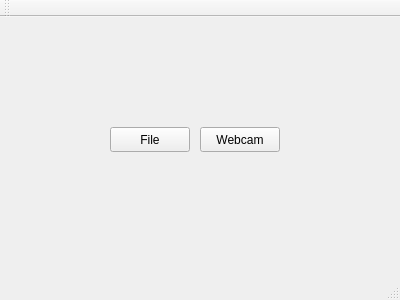
<?xml version="1.0" encoding="UTF-8"?>
<ui version="4.0">
 <class>MainWindow</class>
 <widget class="QMainWindow" name="MainWindow">
  <property name="geometry">
   <rect>
    <x>0</x>
    <y>0</y>
    <width>400</width>
    <height>300</height>
   </rect>
  </property>
  <property name="windowTitle">
   <string>MainWindow</string>
  </property>
  <widget class="QWidget" name="centralWidget">
   <widget class="QPushButton" name="pushButton_File">
    <property name="geometry">
     <rect>
      <x>110</x>
      <y>110</y>
      <width>80</width>
      <height>25</height>
     </rect>
    </property>
    <property name="text">
     <string>File</string>
    </property>
   </widget>
   <widget class="QPushButton" name="pushButton_Webcam">
    <property name="geometry">
     <rect>
      <x>200</x>
      <y>110</y>
      <width>80</width>
      <height>25</height>
     </rect>
    </property>
    <property name="text">
     <string>Webcam</string>
    </property>
   </widget>
  </widget>
  <widget class="QMenuBar" name="menuBar">
   <property name="geometry">
    <rect>
     <x>0</x>
     <y>0</y>
     <width>400</width>
     <height>25</height>
    </rect>
   </property>
  </widget>
  <widget class="QToolBar" name="mainToolBar">
   <attribute name="toolBarArea">
    <enum>TopToolBarArea</enum>
   </attribute>
   <attribute name="toolBarBreak">
    <bool>false</bool>
   </attribute>
  </widget>
  <widget class="QStatusBar" name="statusBar"/>
 </widget>
 <layoutdefault spacing="6" margin="11"/>
 <resources/>
 <connections/>
</ui>
